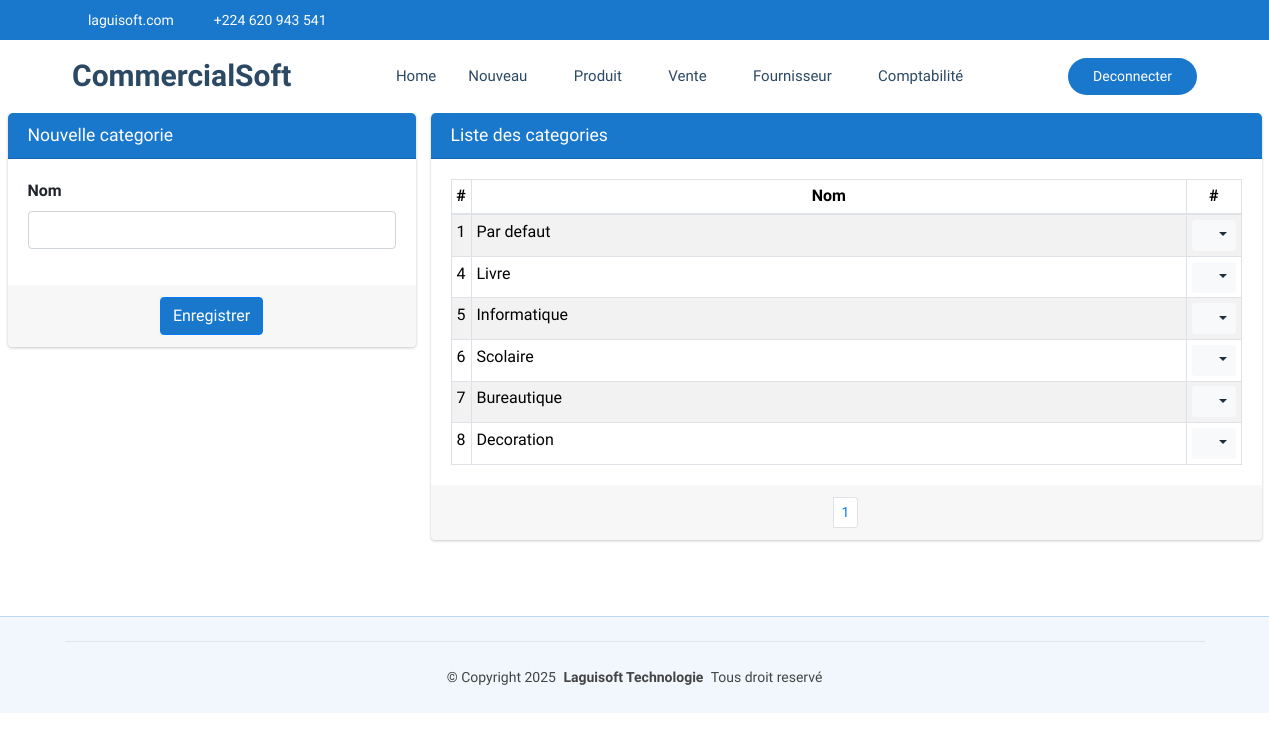
The app's page /commerce/categorie/ (signed in), older data.
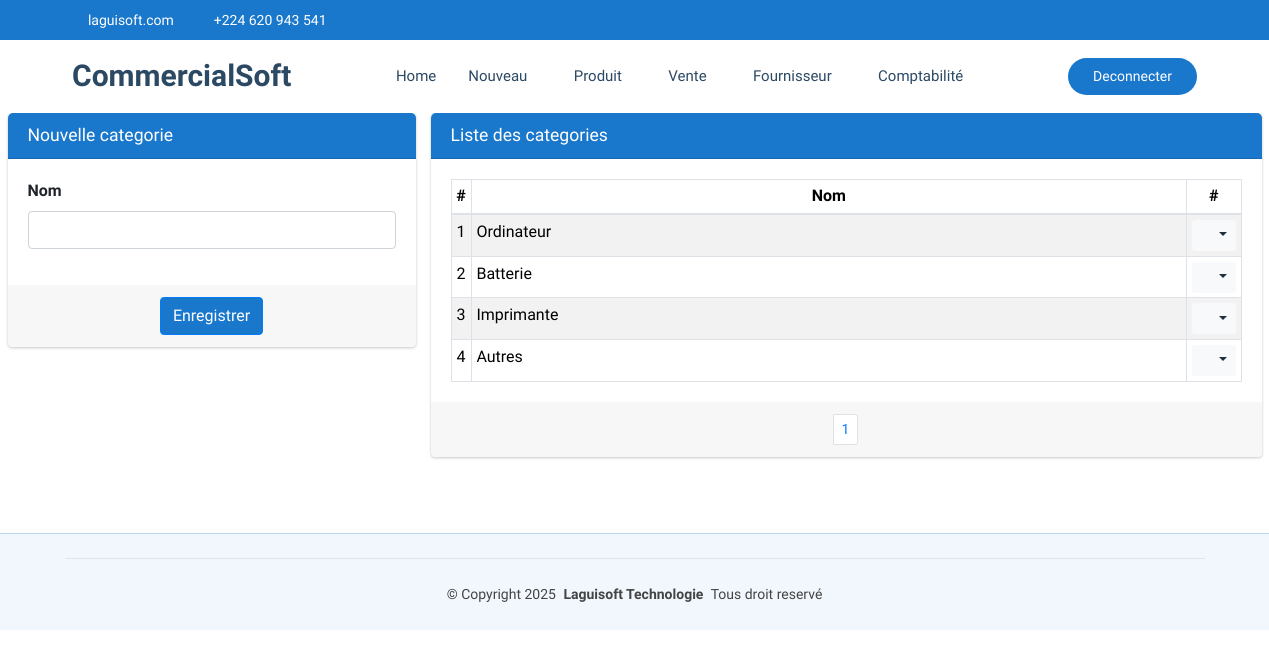
The same page, newer data.
### CommercialSoft/models.py (models this page shows, shortened)
class Categorie(models.Model):
    nom=models.CharField(max_length=30, unique=True)

### CommercialSoft/views.py (the view)
# urls.py: path('categorie/', views.categorie_list_create,name="commerce_categorie"),
@login_required
def categorie_list_create(request):
    if request.method == "POST":
        form = CategorieForm(request.POST)
        if form.is_valid():
            form.save()  # Sauvegarder après modification
            messages.success(request, "Categorie créée avec succès !")
            return redirect('commerce_categorie')
        else:
            messages.error(request, "Erreur lors de la création de la categorie.")
    else:
        form = CategorieForm()
    categorie = Categorie.objects.all()
    paginator = Paginator(categorie, 15)
    page = request.GET.get('page')
    paginated = paginator.get_page(page)
    return render(request, 'CommercialSoft/categorie.html', {'form': form,'listes': paginated})

### CommercialSoft/forms.py
class CategorieForm(forms.ModelForm):
    class Meta:
        model = Categorie
        fields = '__all__'
        widgets = {
            'nom': forms.TextInput(attrs={'class': 'form-control'}),
        }

### CommercialSoft/templates/CommercialSoft/categorie.html (shortened to what this page needs)
{% extends "CommercialSoft/starter-page.html" %}
{% load static %}
{% block css %}
    <link rel="stylesheet" href="{% static 'autre/plugins/fontawesome-free/css/all.min.css' %}">
    <link rel="stylesheet" href="https://code.ionicframework.com/ionicons/2.0.1/css/ionicons.min.css">
  <link rel="stylesheet" href="{% static 'autre/plugins/sweetalert2-theme-bootstrap-4/bootstrap-4.min.css' %}">
    <link rel="stylesheet" href="{% static 'autre/dist/css/adminlte.min.css' %}">
    <link rel="stylesheet" href="{% static 'autre/plugins/toastr/toastr.min.css' %}">
{% endblock %}
{% block corp %}
<section class="content pt-0">
  <div class="container-fluid">
    <div class="row">
      <div class="col-md-4">
        <div class="card card-primary">
          <div class="card-header">
            <h3 class="card-title">Nouvelle categorie</h3>
          </div>
          <form role="form" action="{% url 'commerce_categorie' %}" method="post">
            <div class="card-body">
              <div class="row">
                <div class="col-md-12">
                  <div class="form-group">
                    <label for="nom">Nom</label>
                    {{ form.nom }}
                  </div>
                </div>
              </div>
            </div>
            <div class="card-footer text-center">
              <button type="submit" class="btn btn-primary {{message.tags}}">Enregistrer</button>
            </div>
          </form>
        </div>
      </div>
      <div class="col-md-8">
        <div class="card card-primary">
            <div class="card-header">
              <h3 class="card-title">Liste des categories</h3>
            </div>
            <div class="card-body">
              <table class="table table-bordered table-hover table-striped table-sm">
                <thead>
                  <tr>
                    <th style="width: 10px" class="text-center">#</th>
                    <th class="text-center">Nom</th>
                    <th style="width: 40px" class="text-center">#</th>
                  </tr>
                </thead>
                <tbody>
                  {% if listes %}
                    {% for liste in listes %}
                      <tr>
                        <td class="text-center">{{liste.id}}</td>
                        <td>{{liste.nom}}</td>
                        <td class="text-center">
                          <div class="btn-group">
                            <button type="button" class="btn btn-sm btn-light dropdown-toggle" data-toggle="dropdown" aria-expanded="false">
                              <i class="fas fa-cogs"></i>
                            </button>
                          </div>
                        </td>
                      </tr>
                    {% endfor %}
                  {% else %}
                    <tr>
                      <td colspan="14" class="text-center">Aucune ligne disponible pour le moment.</td>
                    </tr>
                  {% endif %}
                </tbody>
              </table>
            </div>
            <div class="card-footer clearfix">
              <ul class="pagination pagination-sm m-0 justify-content-center">
                <li class="page-item">
                  {% for num in listes.paginator.page_range %}
                    {% if listes.number == num %}
                      <li class="page-item"><a class="page-link" href="">{{ num }}</a></li>
                    {% else %}
                      <li class="page-item"><a class="page-link" href="?page={{ num }}">{{ num }}</a></li>
                    {% endif %}
                  {% endfor %}
              </ul>
            </div>
          </div>
      </div>
    </div>
  </div>
</section>
  {% endblock %}

### CommercialSoft/templates/CommercialSoft/starter-page.html (shortened to what this page needs)
{% load static %}
<!DOCTYPE html>
<html lang="en">
<head>
  <link href="{% static 'clinique/assets/vendor/bootstrap/css/bootstrap.min.css' %}" rel="stylesheet">
  <link href="{% static 'clinique/assets/vendor/bootstrap-icons/bootstrap-icons.css' %}" rel="stylesheet">
  <link href="{% static 'clinique/assets/vendor/aos/aos.css' %}" rel="stylesheet">
  <link href="{% static 'clinique/assets/vendor/fontawesome-free/css/all.min.css' %}" rel="stylesheet">
  <link href="{% static 'clinique/assets/vendor/glightbox/css/glightbox.min.css' %}" rel="stylesheet">
  <link href="{% static 'clinique/assets/vendor/swiper/swiper-bundle.min.css' %}" rel="stylesheet">
  <link href="{% static 'clinique/assets/css/main.css' %}" rel="stylesheet">
  {% block css %}
  {% endblock %}
</head>
<body class="starter-page-page">
  <header id="header" class="header sticky-top">
    <div class="topbar d-flex align-items-center">
      <div class="container d-flex justify-content-center justify-content-md-between">
        <div class="contact-info d-flex align-items-center">
          <i class="bi bi-envelope d-flex align-items-center"><a href="mailto:contact@example.com">laguisoft.com</a></i>
          <i class="bi bi-phone d-flex align-items-center ms-4"><span>+224 620 943 541</span></i>
        </div>
        <div class="social-links d-none d-md-flex align-items-center">
          <a href="#" class="twitter"><i class="bi bi-twitter-x"></i></a>
          <a href="#" class="facebook"><i class="bi bi-facebook"></i></a>
          <a href="#" class="instagram"><i class="bi bi-instagram"></i></a>
          <a href="#" class="linkedin"><i class="bi bi-linkedin"></i></a>
        </div>
      </div>
    </div>
    <div class="branding d-flex align-items-center">
      <div class="container position-relative d-flex align-items-center justify-content-between">
        <a href="index.html" class="logo d-flex align-items-center me-auto">
          <h1 class="sitename">CommercialSoft</h1>
        </a>
        <nav id="navmenu" class="navmenu">
          <ul>
            <li><a href="{% url 'commerce_dashboard' %}">Home<br></a></li>
            {% if user.groups.count == 1 and user.groups.first.name != "Utilisateur" %}
            <li class="dropdown"><a href="#"><span>Nouveau</span> <i class="bi bi-chevron-down toggle-dropdown"></i></a>
            </li>
            {% endif %}
            <li class="dropdown"><a href="#"><span>Produit</span> <i class="bi bi-chevron-down toggle-dropdown"></i></a>
            </li>
            <li class="dropdown"><a href="#"><span>Vente</span> <i class="bi bi-chevron-down toggle-dropdown"></i></a>
            </li>
            {% if user.groups.count == 1 and user.groups.first.name != "Utilisateur" %}
            <li class="dropdown"><a href="#"><span>Fournisseur</span> <i class="bi bi-chevron-down toggle-dropdown"></i></a>
            </li>
            {% endif %}
            <li class="dropdown"><a href="#"><span>Comptabilité</span> <i class="bi bi-chevron-down toggle-dropdown"></i></a>
            </li>
          </ul>
        </nav>
        <a class="cta-btn d-none d-sm-block ms-auto" href="{% url 'logout' %}">Deconnecter</a>
      </div>
    </div>
  </header>
  <main class="main">
    {% block corp %}
    {% endblock %}
  </main>
  <footer id="footer" class="footer light-background">
    <div class="container copyright text-center mt-4">
      <p>© <span>Copyright 2025</span> <strong class="px-1 sitename">Laguisoft Technologie</strong> <span>Tous droit reservé</span></p>
    </div>
  </footer>
</body>
</html>

### CommercialSoft/static/clinique/assets/css/main.css (style rules this page uses)
:root { --default-font: "Roboto", system-ui, -apple-system, "Segoe UI", Roboto, "Helvetica Neue", Arial, "Noto Sans", "Liberation Sans", sans-serif, "Apple Color Emoji", "Segoe UI Emoji", "Segoe UI Symbol", "Noto Color Emoji"; --heading-font: "Poppins", sans-serif; --nav-font: "Raleway", sans-serif; }
:root { --background-color: #ffffff; --default-color: #444444; --heading-color: #2c4964; --accent-color: #1977cc; --surface-color: #ffffff; --contrast-color: #ffffff; }
:root { --nav-color: #2c4964; --nav-hover-color: #1977cc; --nav-mobile-background-color: #ffffff; --nav-dropdown-background-color: #ffffff; --nav-dropdown-color: #2c4964; --nav-dropdown-hover-color: #1977cc; }
.light-background { --background-color: #f1f7fc; --surface-color: #ffffff; }
:root { scroll-behavior: smooth; }
body { color: var(--default-color); background-color: var(--background-color); font-family: var(--default-font); }
a { color: var(--accent-color); text-decoration: none; transition: 0.3s; }
h1, h2, h3, h4, h5, h6 { color: var(--heading-color); font-family: var(--heading-font); }
.header { color: var(--default-color); transition: all 0.5s; z-index: 997; background-color: var(--background-color); }
.header .topbar { background-color: var(--accent-color); height: 40px; padding: 0; font-size: 14px; transition: all 0.5s; }
.header .topbar .contact-info i { font-style: normal; color: var(--contrast-color); }
.header .topbar .contact-info i a, .header .topbar .contact-info i span { padding-left: 5px; color: var(--contrast-color); }
.header .topbar .contact-info i a { line-height: 0; transition: 0.3s; }
.header .topbar .social-links a { color: color-mix(in srgb, var(--contrast-color), transparent 40%); line-height: 0; transition: 0.3s; margin-left: 20px; }
.header .branding { min-height: 60px; padding: 10px 0; }
.header .logo { line-height: 1; }
.header .logo h1 { font-size: 30px; margin: 0; font-weight: 700; color: var(--heading-color); }
.header .cta-btn, .header .cta-btn:focus { color: var(--contrast-color); background: var(--accent-color); font-size: 14px; padding: 8px 25px; margin: 0 0 0 30px; border-radius: 50px; transition: 0.3s; }
@media (min-width: 1200px) { .navmenu { padding: 0; } }
@media (min-width: 1200px) { .navmenu ul { margin: 0; padding: 0; display: flex; list-style: none; align-items: center; } }
@media (min-width: 1200px) { .navmenu li { position: relative; } }
@media (min-width: 1200px) { .navmenu>ul>li { white-space: nowrap; padding: 15px 14px; } }
@media (min-width: 1200px) { .navmenu>ul>li:last-child { padding-right: 0; } }
@media (min-width: 1200px) { .navmenu a, .navmenu a:focus { color: var(--nav-color); font-size: 15px; padding: 0 2px; font-family: var(--nav-font); font-weight: 400; display: flex; align-items: center; justify-content: space-between; white-space: nowrap; transition: 0.3s; position: relative; } }
@media (min-width: 1200px) { .navmenu a i, .navmenu a:focus i { font-size: 12px; line-height: 0; margin-left: 5px; transition: 0.3s; } }
@media (min-width: 1200px) { .navmenu>ul>li>a:before { content: ""; position: absolute; width: 100%; height: 2px; bottom: -6px; left: 0; background-color: var(--nav-hover-color); visibility: hidden; width: 0px; transition: all 0.3s ease-in-out 0s; } }
.footer { color: var(--default-color); background-color: var(--background-color); border-top: 1px solid color-mix(in srgb, var(--accent-color), transparent 75%); font-size: 14px; position: relative; }
.footer .copyright { padding-top: 25px; padding-bottom: 25px; border-top: 1px solid color-mix(in srgb, var(--default-color), transparent 90%); }
.footer .copyright p { margin-bottom: 0; }
section, .section { color: var(--default-color); background-color: var(--background-color); padding: 60px 0; scroll-margin-top: 72px; overflow: clip; }

Row changes from the older to the newer data that the page shows:
removed Categorie: id "5", nom "Informatique"
removed Categorie: id "6", nom "Scolaire"
removed Categorie: id "7", nom "Bureautique"
removed Categorie: id "8", nom "Decoration"
changed Categorie id 1: nom "Par defaut" → "Ordinateur"
added Categorie: id "2", nom "Batterie"
added Categorie: id "3", nom "Imprimante"
changed Categorie id 4: nom "Livre" → "Autres"
